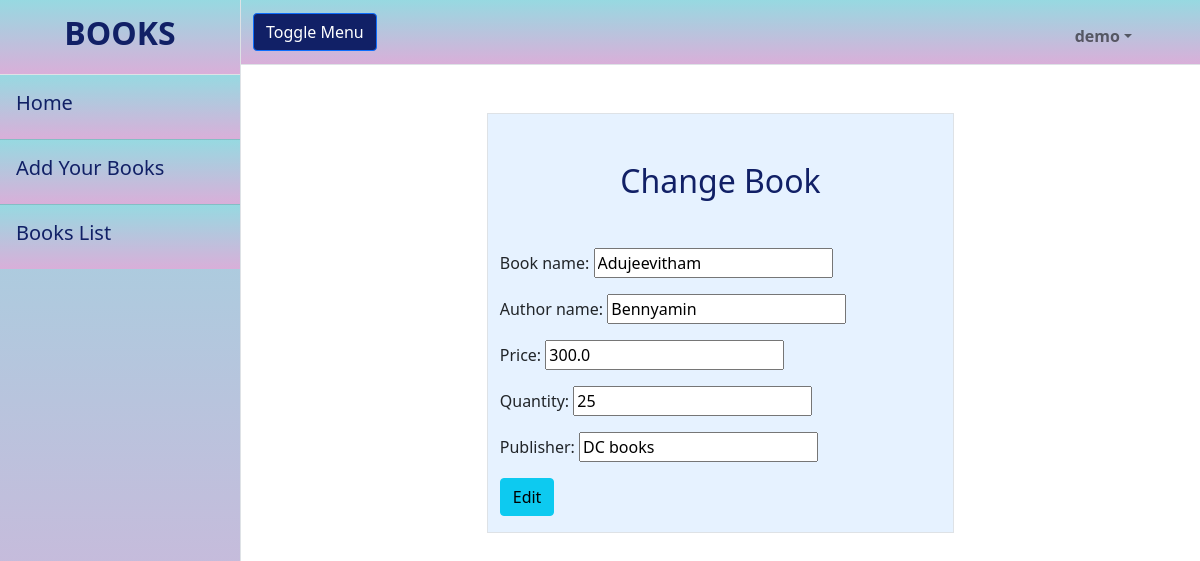
The page /bookapp/books/change/5 (signed in) on the database its author committed.
### bookapp/models.py (models this page shows, shortened)
class Books(models.Model):
    book_name=models.CharField(max_length=120)
    author_name= models.CharField(max_length=120)
    price=models.FloatField()
    quantity=models.IntegerField()
    publisher=models.CharField(max_length=120)

### bookapp/views.py (the view, shortened to what this page needs)
# urls.py: path("books/change/<int:id>",views.BookEditView.as_view(),name="edit-book"),
@method_decorator(signin_required,name="dispatch")
class BookEditView(View):
    def get(self,request,*args,**kwargs):
        id=kwargs.get("id")
        book=Books.objects.get(id=id)
        form=forms.BookChangeForm(instance=book)
        return render(request,"book-edit.html",{"form":form})

### bookapp/forms.py
class BookChangeForm(forms.ModelForm):
    class Meta:
        model=Books
        fields=("__all__")

### bookapp/templates/book-edit.html (shortened to what this page needs)
{%extends 'base.html'%}
{%block body_block%}
<div class="container">
    <div class="row  mt-5">
        <div class="col-3"></div>
        <div class="col-6 border" style="background-color: #e6f2ff">
            <h2 class="mt-5 text-center" style="color:#112066">Change Book</h2>
            <form action="" class="mt-5" method="post">
                {{form.as_p}}
                <div class="mb-3">
                    <button type="submit" class="btn btn-info">Edit</button>
                </div>
            </form>
        </div>
        <div class="col-3"></div>
    </div>
</div>
{%endblock%}

### bookapp/templates/base.html (shortened to what this page needs)
<!DOCTYPE html>
{%load static%}
<html lang="en">
    <head>
        <link href="{%static 'css/styles.css'%}" rel="stylesheet" />
    </head>
    <body>
        <div class="d-flex" id="wrapper">
            <div class="border-end bg-white" id="sidebar-wrapper" style="background-color: #D9AFD9; background-image: linear-gradient(0deg, #D9AFD9 0%, #97D9E1 100%);">
                <div class="sidebar-heading border-bottom bg-light text-center" style="background-color: #D9AFD9; background-image: linear-gradient(0deg, #D9AFD9 0%, #97D9E1 100%);"><h2 style="color:#112066"><strong>BOOKS</strong></h2></div>
                <div class="list-group list-group-flush" style="background-color: #D9AFD9; background-image: linear-gradient(0deg, #D9AFD9 0%, #97D9E1 100%);" >
                    <a class="list-group-item list-group-item-action list-group-item-light p-3" href="{%url 'index'%}"><h5 style="color:#112066">Home</h5></a>
                    <a class="list-group-item list-group-item-action list-group-item-light p-3" href="{%url 'add-book' %}"><h5 style="color:#112066">Add Your Books</h5></a>
                    <a class="list-group-item list-group-item-action list-group-item-light p-3" href="{%url 'books-list'%}"><h5 style="color:#112066">Books List</h5></a>
                </div>
            </div>
            <div id="page-content-wrapper">
                <nav class="navbar navbar-expand-lg navbar-light  border-bottom" style="background-color: #D9AFD9; background-image: linear-gradient(0deg, #D9AFD9 0%, #97D9E1 100%);">
                    <div class="container-fluid">
                        <button class="btn btn-primary" id="sidebarToggle" style="background-color:#112066">Toggle Menu</button>
                        <div class="collapse navbar-collapse" id="navbarSupportedContent">
                            <ul class="navbar-nav ms-auto mt-2 me-5 mt-lg-2">
                                <li class="nav-item active" style="color:#112066"><a class="nav-link"  href="#"></a></li>
                                <li class="nav-item dropdown">
                                    <a class="nav-link dropdown-toggle" id="navbarDropdown" href="#" role="button" data-bs-toggle="dropdown" aria-haspopup="true" aria-expanded="false"><strong>{{request.user}}</strong></a>
                                </li>
                            </ul>
                        </div>
                    </div>
                </nav>
                <div class="container-fluid">
                    {%block body_block%}{%endblock%}
                </div>
            </div>
        </div>
    </body>
</html>

### bookapp/templates/base.html (style rules this page uses)
.list-group-item-light { background-color: #D9AFD9; background-image: linear-gradient(0deg, #D9AFD9 0%, #97D9E1 100%); }

### rows shown on the page
Books: book_name "Adujeevitham", author_name "Bennyamin", price "300.0", quantity "25", publisher "DC books"

### other values the page prints
{{ request.user }} "demo"
